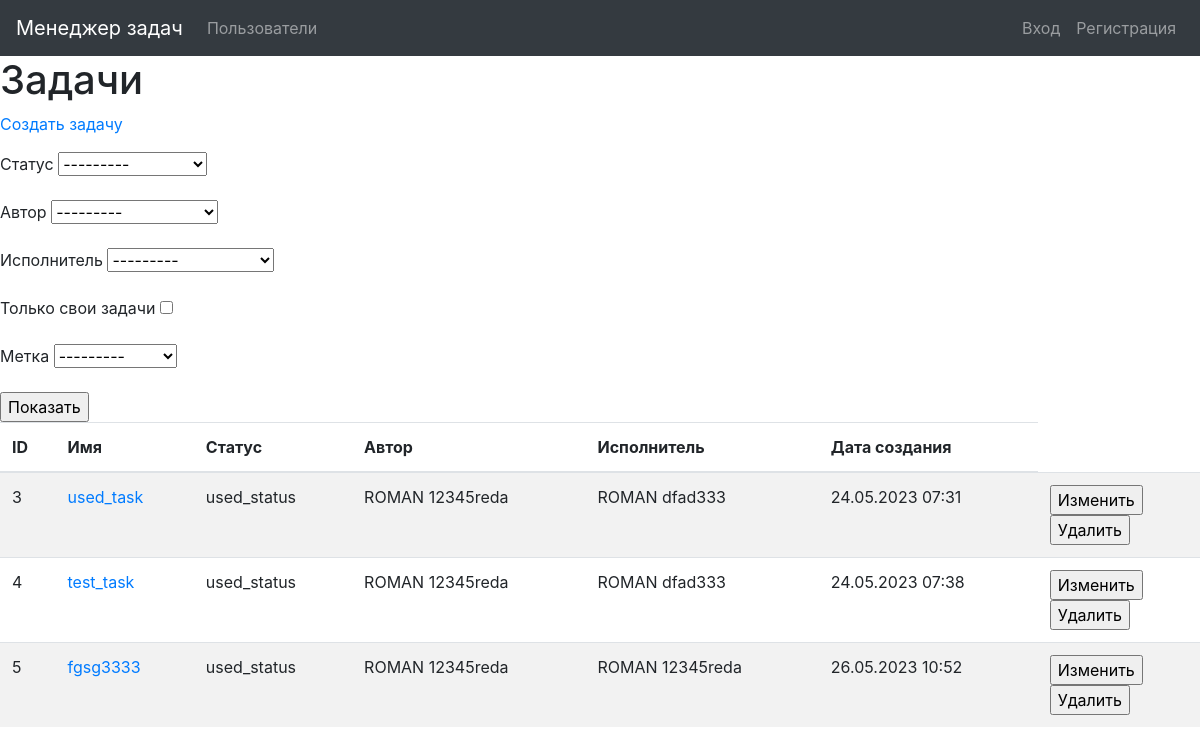
/tasks/, run on the app's committed database.
### task_manager/tasks/models.py (models this page shows, shortened)
class Task(models.Model):
    name = models.CharField(_('Name'), max_length=100, unique=True)
    description = models.TextField(_('Description'), )
    author = models.ForeignKey(User, on_delete=models.PROTECT,
                               related_name='user_author')
    status = models.ForeignKey(Status, on_delete=models.PROTECT)
    executor = models.ForeignKey(User, on_delete=models.PROTECT,
                                 related_name='user_assignee')
    labels = models.ManyToManyField(Label, through=TaskLabel,
                                    related_name='tasks')
    created_at = models.DateTimeField(default=timezone.now)

### task_manager/statuses/models.py (models this page shows)
class Status(models.Model):
    name = models.CharField(_('Name'), max_length=100, unique=True)
    created_at = models.DateTimeField(default=timezone.now)
    def __str__(self):
        return self.name

### task_manager/users/models.py (models this page shows)
class User(AbstractUser):
    def __str__(self):
        return self.get_full_name()

### task_manager/tasks/views.py (the view)
# urls.py: path('', views.TasksListView.as_view(), name='tasks_list'),
class TasksListView(ListView):
    model = Task
    template_name = 'task/tasks_list.html'
    context_object_name = 'tasks'
    def get_context_data(self, **kwargs):
        context = super().get_context_data(**kwargs)
        context['filter'] = \
            forms.TaskFilter(self.request.GET, queryset=self.get_queryset(),
                             request=self.request)
        return context

### task_manager/labels/models.py (called while the page is built)
    def __str__(self):
        return self.name

### task_manager/tasks/forms.py (called while the page is built)
    def filter_by_authorized(self, queryset, author, value):
        authorized_user = getattr(self.request, 'user', None)
        if value:
            return queryset.filter(author=authorized_user.id)
        else:
            return queryset

### task_manager/templates/task/tasks_list.html (shortened to what this page needs)
{% extends "base.html" %}
{% block content %}
{% load i18n %}
<h1>{% translate "Tasks" %}</h1>
<p><a href="{% url 'task_create' %}">{% translate "Create tasks" %}</a></p>
<div class="table-responsive">
    <form method="get">
      {{ filter.form.as_p }}
      <input type="submit" value='{% translate "Show" %}'/>
    </form>
  <table class="table table-striped">
    <thead>
      <tr>
        <th>{% translate "ID" %}</th>
        <th>{% translate "Name" %}</th>
        <th>{% translate "Status" %}</th>
        <th>{% translate "Author" %}</th>
        <th>{% translate "Assigned to" %}</th>
        <th>{% translate "Created at" %}</th>
      </tr>
    </thead>
    <tbody>
    {% for task in filter.qs %}
      <tr>
        <td>{{ task.id }}</td>
        <td><a href="{% url 'task_details' pk=task.id %}">{{ task.name }}</a></td>
        <td>{{ task.status }}</td>
        <td>{{ task.author.first_name }} {{ task.author.last_name }}</td>
        <td>{{ task.executor.first_name }} {{ task.executor.last_name }}</td>
        <td>{{ task.created_at|date:"d.m.Y H:i" }}</td>
        <td>
          <form action="{% url 'task_update' pk=task.id %}" method="get">
          <input type="submit" value='{% translate "Change data" %}'>
          </form>
          <form action="{% url 'task_delete' pk=task.id %}" method="get">
          <input type="submit" value='{% translate "Delete data" %}'>
          </form>
        </td>
      </tr>
      {% endfor %}
      </tbody>
</table>
  </div>
{% endblock %}

### data on the page
Task: id "3", name "used_task", status "used_status", author.first_name "ROMAN", author.last_name "12345reda", executor.first_name "ROMAN", executor.last_name "dfad333", created_at "24.05.2023 07:31"
Task: id "4", name "test_task", status "used_status", author.first_name "ROMAN", author.last_name "12345reda", executor.first_name "ROMAN", executor.last_name "dfad333", created_at "24.05.2023 07:38"
Task: id "5", name "fgsg3333", status "used_status", author.first_name "ROMAN", author.last_name "12345reda", executor.first_name "ROMAN", executor.last_name "12345reda", created_at "26.05.2023 10:52"
